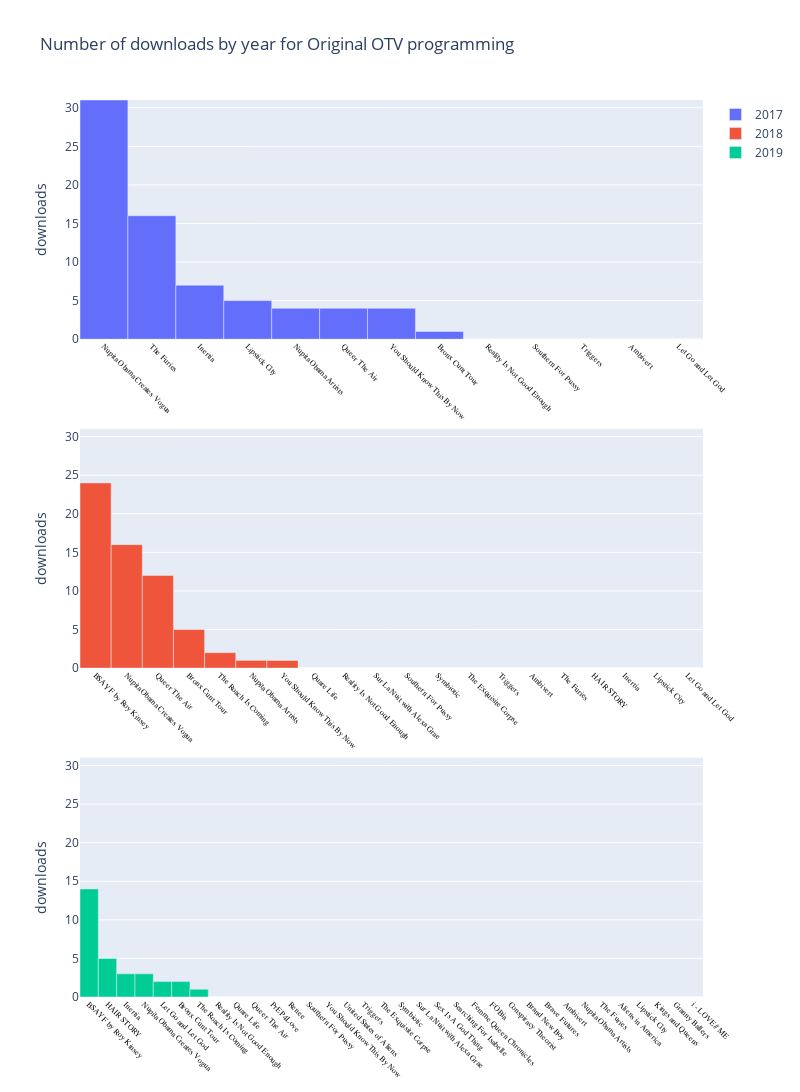

Notebook source saved alongside this figure:
### Code cell
fig = plot_engagement('downloads', video_df, project_type='PRESENTS')
fig.update_layout(title='Number of downloads by year for OTV Presents')
fig.show()

### Figure 1 — Plotly figure (JSON) as saved in the notebook; plotly's stock layout.template omitted (floating-point values rounded to 4 significant figures)
{"data": [{"name": "2017", "type": "bar", "width": 1, "x": ["Nupita Obama Creates Vogua", "The Furies", "Inertia", "Lipstick City", "Nupita Obama Artists", "Queer The Air", "You Should Know This By Now", "Bronx Cunt Tour", "Reality Is Not Good Enough", "Southern For Pussy", "Triggers", "Ambivert", "Let Go and Let God"], "xaxis": "x", "y": [31, 16, 7, 5, 4, 4, 4, 1, 0, 0, 0, 0, 0], "yaxis": "y"}, {"name": "2018", "type": "bar", "width": 1, "x": ["BSAYF by Roy Kinsey", "Nupita Obama Creates Vogua", "Queer The Air", "Bronx Cunt Tour", "The Roach Is Coming", "Nupita Obama Artists", "You Should Know This By Now", "Quare Life", "Reality Is Not Good Enough", "Sur La Nuit with Alexa Grae", "Southern For Pussy", "Symbiotic", "The Exquisite Corpse", "Triggers", "Ambivert", "The Furies", "HAIR STORY", "Inertia", "Lipstick City", "Let Go and Let God"], "xaxis": "x2", "y": [24, 16, 12, 5, 2, 1, 1, 0, 0, 0, 0, 0, 0, 0, 0, 0, 0, 0, 0, 0], "yaxis": "y2"}, {"name": "2019", "type": "bar", "width": 1, "x": ["BSAYF by Roy Kinsey", "HAIR STORY", "Inertia", "Nupita Obama Creates Vogua", "Let Go and Let God", "Bronx Cunt Tour", "The Roach Is Coming", "Reality Is Not Good Enough", "Quare Life", "Queer The Air", "PrEP4Love\n", "Renee", "Southern For Pussy", "You Should Know This By Now", "United States of Aliens", "Triggers", "The Exquisite Corpse", "Symbiotic", "Sur La Nuit with Alexa Grae", "Sex Is A God Thing", "Searching For Isabelle", "Femme Queen Chronicles", "FOBia", "Conspiracy Theorist", "Brand New Boy", "Brave Futures", "Ambivert", "Nupita Obama Artists", "The Furies", "Aliens in America", "Lipstick City", "Kings and Queens", "Granny Ballers\n", "i - LOVE// ME"], "xaxis": "x3", "y": [14, 5, 3, 3, 2, 2, 1, 0, 0, 0, 0, 0, 0, 0, 0, 0, 0, 0, 0, 0, 0, 0, 0, 0, 0, 0, 0, 0, 0, 0, 0, 0, 0, 0], "yaxis": "y3"}], "layout": {"height": 1200, "title": {"text": "Number of downloads by year for Original OTV programming"}, "width": 800, "xaxis": {"anchor": "y", "domain": [0, 1], "tickangle": 45, "tickfont": {"color": "black", "family": "Rockwell", "size": 8}}, "xaxis2": {"anchor": "y2", "domain": [0, 1], "tickangle": 45, "tickfont": {"color": "black", "family": "Rockwell", "size": 8}}, "xaxis3": {"anchor": "y3", "domain": [0, 1], "tickangle": 45, "tickfont": {"color": "black", "family": "Rockwell", "size": 8}}, "yaxis": {"anchor": "x", "domain": [0.7333, 1], "range": [0, 31], "title": {"text": "downloads"}}, "yaxis2": {"anchor": "x2", "domain": [0.3667, 0.6333], "range": [0, 31], "title": {"text": "downloads"}}, "yaxis3": {"anchor": "x3", "domain": [0, 0.2667], "range": [0, 31], "title": {"text": "downloads"}}}}
